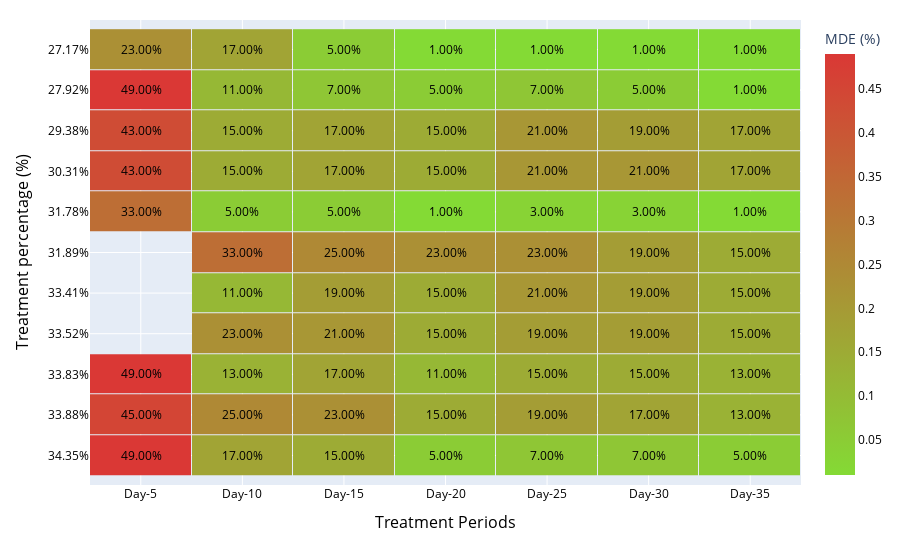

Write notebook code for a chart like this one.
### Markdown cell above
### 3- Market Selection

### Code cell
geo_test = run_geo_analysis(
    data = data,
    excluded_locations = problematic_regions,
    maximum_treatment_percentage=0.35,
    significance_level = 0.10,
    deltas_range = (0.01, 0.5, 0.02),
    periods_range = (5, 40, 5))

### Figure 1 — Plotly figure (JSON) as saved in the notebook; plotly's stock layout.template omitted (floating-point values rounded to 4 significant figures)
{"data": [{"colorbar": {"tickfont": {"color": "black", "size": 12}, "title": {"text": "MDE (%)"}}, "colorscale": [[0, "#84DA35"], [1, "#DA3835"]], "hoverinfo": "text", "hoverongaps": false, "showscale": true, "text": [["49.00%", "17.00%", "15.00%", "5.00%", "7.00%", "7.00%", "5.00%"], ["45.00%", "25.00%", "23.00%", "15.00%", "19.00%", "17.00%", "13.00%"], ["49.00%", "13.00%", "17.00%", "11.00%", "15.00%", "15.00%", "13.00%"], ["", "23.00%", "21.00%", "15.00%", "19.00%", "19.00%", "15.00%"], ["", "11.00%", "19.00%", "15.00%", "21.00%", "19.00%", "15.00%"], ["", "33.00%", "25.00%", "23.00%", "23.00%", "19.00%", "15.00%"], ["33.00%", "5.00%", "5.00%", "1.00%", "3.00%", "3.00%", "1.00%"], ["43.00%", "15.00%", "17.00%", "15.00%", "21.00%", "21.00%", "17.00%"], ["43.00%", "15.00%", "17.00%", "15.00%", "21.00%", "19.00%", "17.00%"], ["49.00%", "11.00%", "7.00%", "5.00%", "7.00%", "5.00%", "1.00%"], ["23.00%", "17.00%", "5.00%", "1.00%", "1.00%", "1.00%", "1.00%"]], "textfont": {"color": "black", "size": 12}, "texttemplate": "%{text}", "type": "heatmap", "x": ["Day-5", "Day-10", "Day-15", "Day-20", "Day-25", "Day-30", "Day-35"], "xgap": 1, "y": ["65.65%", "66.12%", "66.17%", "66.48%", "66.59%", "68.11%", "68.22%", "69.69%", "70.62%", "72.08%", "72.83%"], "ygap": 1, "z": [[0.49, 0.17, 0.15, 0.05, 0.07, 0.07, 0.05], [0.45, 0.25, 0.23, 0.15, 0.19, 0.17, 0.13], [0.49, 0.13, 0.17, 0.11, 0.15, 0.15, 0.13], [null, 0.23, 0.21, 0.15, 0.19, 0.19, 0.15], [null, 0.11, 0.19, 0.15, 0.21, 0.19, 0.15], [null, 0.33, 0.25, 0.23, 0.23, 0.19, 0.15], [0.33, 0.05, 0.05, 0.01, 0.03, 0.03, 0.01], [0.43, 0.15, 0.17, 0.15, 0.21, 0.21, 0.17], [0.43, 0.15, 0.17, 0.15, 0.21, 0.19, 0.17], [0.49, 0.11, 0.07, 0.05, 0.07, 0.05, 0.01], [0.23, 0.17, 0.05, 0.01, 0.01, 0.01, 0.01]]}, {"hoverinfo": "none", "marker": {"opacity": 0, "size": 10}, "mode": "markers", "type": "scatter", "x": ["Day-5", "Day-10", "Day-15", "Day-20", "Day-25", "Day-30", "Day-35", "Day-5", "Day-10", "Day-15", "Day-20", "Day-25", "Day-30", "Day-35", "Day-5", "Day-10", "Day-15", "Day-20", "Day-25", "Day-30", "Day-35", "Day-5", "Day-10", "Day-15", "Day-20", "Day-25", "Day-30", "Day-35", "Day-5", "Day-10", "Day-15", "Day-20", "Day-25", "Day-30", "Day-35", "Day-5", "Day-10", "Day-15", "Day-20", "Day-25", "Day-30", "Day-35", "Day-5", "Day-10", "Day-15", "Day-20", "Day-25", "Day-30", "Day-35", "Day-5", "Day-10", "Day-15", "Day-20", "Day-25", "Day-30", "Day-35", "Day-5", "Day-10", "Day-15", "Day-20", "Day-25", "Day-30", "Day-35", "Day-5", "Day-10", "Day-15", "Day-20", "Day-25", "Day-30", "Day-35", "Day-5", "Day-10", "Day-15", "Day-20", "Day-25", "Day-30", "Day-35"], "y": ["65.65%", "65.65%", "65.65%", "65.65%", "65.65%", "65.65%", "65.65%", "66.12%", "66.12%", "66.12%", "66.12%", "66.12%", "66.12%", "66.12%", "66.17%", "66.17%", "66.17%", "66.17%", "66.17%", "66.17%", "66.17%", "66.48%", "66.48%", "66.48%", "66.48%", "66.48%", "66.48%", "66.48%", "66.59%", "66.59%", "66.59%", "66.59%", "66.59%", "66.59%", "66.59%", "68.11%", "68.11%", "68.11%", "68.11%", "68.11%", "68.11%", "68.11%", "68.22%", "68.22%", "68.22%", "68.22%", "68.22%", "68.22%", "68.22%", "69.69%", "69.69%", "69.69%", "69.69%", "69.69%", "69.69%", "69.69%", "70.62%", "70.62%", "70.62%", "70.62%", "70.62%", "70.62%", "70.62%", "72.08%", "72.08%", "72.08%", "72.08%", "72.08%", "72.08%", "72.08%", "72.83%", "72.83%", "72.83%", "72.83%", "72.83%", "72.83%", "72.83%"]}], "layout": {"dragmode": false, "margin": {"b": 75, "l": 90, "r": 10, "t": 20}, "xaxis": {"showgrid": true, "tickfont": {"color": "black", "size": 12}, "tickmode": "array", "ticktext": ["Day-5", "Day-10", "Day-15", "Day-20", "Day-25", "Day-30", "Day-35"], "tickvals": [0, 1, 2, 3, 4, 5, 6], "title": {"font": {"color": "black", "size": 16}, "text": "Treatment Periods"}}, "yaxis": {"showgrid": true, "tickfont": {"color": "black", "size": 12}, "tickmode": "array", "ticktext": ["34.35%", "33.88%", "33.83%", "33.52%", "33.41%", "31.89%", "31.78%", "30.31%", "29.38%", "27.92%", "27.17%"], "tickvals": [0, 1, 2, 3, 4, 5, 6, 7, 8, 9, 10], "title": {"font": {"color": "black", "size": 16}, "text": "Treatment percentage (%)"}, "type": "category"}}}
